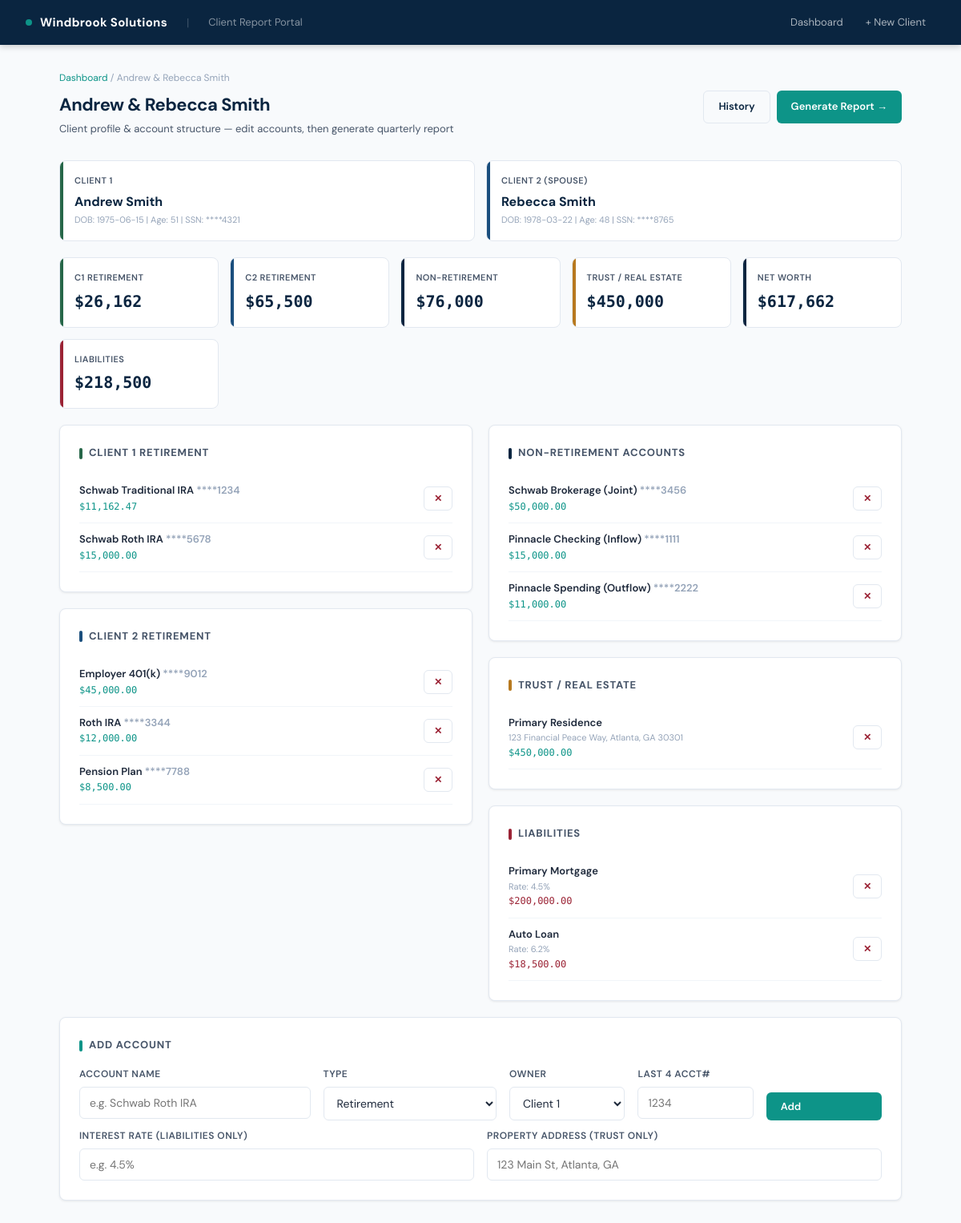
Screenshot of /client/1 with the database file from the repository.
### tables this page shows
CREATE TABLE clients (
            id INTEGER PRIMARY KEY AUTOINCREMENT,
            name TEXT NOT NULL,
            c1_name TEXT, c1_dob TEXT, c1_ssn TEXT,
            c2_name TEXT, c2_dob TEXT, c2_ssn TEXT,
            monthly_inflow REAL DEFAULT 0,
            monthly_outflow REAL DEFAULT 0,
            insurance_deductibles REAL DEFAULT 0,
            private_reserve_balance REAL DEFAULT 0,
            schwab_investment_balance REAL DEFAULT 0,
            last_report_date TEXT,
            created_at TEXT DEFAULT CURRENT_TIMESTAMP
        );

CREATE TABLE accounts (
            id INTEGER PRIMARY KEY AUTOINCREMENT,
            client_id INTEGER NOT NULL,
            account_type TEXT NOT NULL,
            owner TEXT,
            account_name TEXT NOT NULL,
            last_four TEXT,
            balance REAL DEFAULT 0,
            cash_balance REAL DEFAULT 0,
            interest_rate TEXT,
            property_address TEXT,
            sort_order INTEGER DEFAULT 0,
            FOREIGN KEY (client_id) REFERENCES clients(id)
        );

### app.py (the view)
@app.route('/client/<int:client_id>')
def client_profile(client_id):
    client, accounts = get_client_full(client_id)
    if not client:
        return redirect(url_for('dashboard'))
    totals = calculate_totals(client, accounts)
    return render_template('client_profile.html',
        client=client, accounts=accounts, totals=totals,
        age1=calc_age(client.get('c1_dob')),
        age2=calc_age(client.get('c2_dob')),
        ret_c1=[a for a in accounts if a['account_type']=='retirement' and a['owner']=='client1'],
        ret_c2=[a for a in accounts if a['account_type']=='retirement' and a['owner']=='client2'],
        non_ret=[a for a in accounts if a['account_type']=='non_retirement'],
        trust=[a for a in accounts if a['account_type']=='trust'],
        liabilities=[a for a in accounts if a['account_type']=='liability'],
    )

### templates/client_profile.html (shortened to what this page needs)
{% extends "base.html" %}
{% block content %}
<div class="page">
    <div class="breadcrumb"><a href="/">Dashboard</a> / {{ client.name }}</div>
    <div class="page-header">
        <div>
            <h1>{{ client.name }}</h1>
            <p>Client profile & account structure — edit accounts, then generate quarterly report</p>
        </div>
        <div class="btn-group">
            <a href="/client/{{ client.id }}/history" class="btn btn-ghost">History</a>
            <a href="/client/{{ client.id }}/entry" class="btn btn-teal">Generate Report →</a>
        </div>
    </div>
    <div style="display:grid; grid-template-columns: 1fr{% if client.c2_name %} 1fr{% endif %}; gap:14px; margin-bottom:20px;">
        <div class="stat-tile green">
            <div class="stat-label">Client 1</div>
            <div style="font-size:16px; font-weight:700; color:var(--navy); margin-top:4px;">{{ client.c1_name }}</div>
            <div class="stat-sub">{% if client.c1_dob %}DOB: {{ client.c1_dob }}  |  Age: {{ age1 }}{% endif %}  |  SSN: ****{{ client.c1_ssn }}</div>
        </div>
        {% if client.c2_name %}
        <div class="stat-tile blue">
            <div class="stat-label">Client 2 (Spouse)</div>
            <div style="font-size:16px; font-weight:700; color:var(--navy); margin-top:4px;">{{ client.c2_name }}</div>
            <div class="stat-sub">{% if client.c2_dob %}DOB: {{ client.c2_dob }}  |  Age: {{ age2 }}{% endif %}  |  SSN: ****{{ client.c2_ssn }}</div>
        </div>
        {% endif %}
    </div>
    <div class="stats-row">
        <div class="stat-tile green">
            <div class="stat-label">C1 Retirement</div>
            <div class="stat-value">${{ "{:,.0f}".format(totals.c1_retirement) }}</div>
        </div>
        <div class="stat-tile blue">
            <div class="stat-label">C2 Retirement</div>
            <div class="stat-value">${{ "{:,.0f}".format(totals.c2_retirement) }}</div>
        </div>
        <div class="stat-tile navy">
            <div class="stat-label">Non-Retirement</div>
            <div class="stat-value">${{ "{:,.0f}".format(totals.non_retirement) }}</div>
        </div>
        <div class="stat-tile gold">
            <div class="stat-label">Trust / Real Estate</div>
            <div class="stat-value">${{ "{:,.0f}".format(totals.trust) }}</div>
        </div>
        <div class="stat-tile navy">
            <div class="stat-label">Net Worth</div>
            <div class="stat-value">${{ "{:,.0f}".format(totals.net_worth) }}</div>
        </div>
        <div class="stat-tile red">
            <div class="stat-label">Liabilities</div>
            <div class="stat-value">${{ "{:,.0f}".format(totals.liabilities) }}</div>
        </div>
    </div>
    <div style="display:grid; grid-template-columns:1fr 1fr; gap:20px;">
        <div>
            <div class="card">
                <div class="card-title"><span class="stripe" style="background:var(--green)"></span>Client 1 Retirement</div>
                {% for acc in ret_c1 %}
                <div style="display:flex; align-items:center; justify-content:space-between; padding:10px 0; border-bottom:1px solid var(--gray-100);">
                    <div>
                        <div style="font-weight:600; font-size:13px;">{{ acc.account_name }} {% if acc.last_four %}<span style="color:var(--gray-400);">****{{ acc.last_four }}</span>{% endif %}</div>
                        <div style="font-size:12px; color:var(--teal); font-family:'DM Mono',monospace;">${{ "{:,.2f}".format(acc.balance) }}</div>
                    </div>
                    <form method="POST" action="/client/{{ client.id }}/delete-account/{{ acc.id }}" onsubmit="return confirm('Remove this account?')">
                        <button class="btn btn-ghost btn-sm" style="color:var(--red);">✕</button>
                    </form>
                </div>
                {% else %}
                <div style="color:var(--gray-400); font-size:13px;">No accounts added yet.</div>
                {% endfor %}
            </div>
            <div class="card">
                <div class="card-title"><span class="stripe" style="background:var(--blue)"></span>Client 2 Retirement</div>
                {% for acc in ret_c2 %}
                <div style="display:flex; align-items:center; justify-content:space-between; padding:10px 0; border-bottom:1px solid var(--gray-100);">
                    <div>
                        <div style="font-weight:600; font-size:13px;">{{ acc.account_name }} {% if acc.last_four %}<span style="color:var(--gray-400);">****{{ acc.last_four }}</span>{% endif %}</div>
                        <div style="font-size:12px; color:var(--teal); font-family:'DM Mono',monospace;">${{ "{:,.2f}".format(acc.balance) }}</div>
                    </div>
                    <form method="POST" action="/client/{{ client.id }}/delete-account/{{ acc.id }}" onsubmit="return confirm('Remove this account?')">
                        <button class="btn btn-ghost btn-sm" style="color:var(--red);">✕</button>
                    </form>
                </div>
                {% else %}
                <div style="color:var(--gray-400); font-size:13px;">No accounts added yet.</div>
                {% endfor %}
            </div>
        </div>
        <div>
            <div class="card">
                <div class="card-title"><span class="stripe" style="background:var(--navy)"></span>Non-Retirement Accounts</div>
                {% for acc in non_ret %}
                <div style="display:flex; align-items:center; justify-content:space-between; padding:10px 0; border-bottom:1px solid var(--gray-100);">
                    <div>
                        <div style="font-weight:600; font-size:13px;">{{ acc.account_name }} {% if acc.last_four %}<span style="color:var(--gray-400);">****{{ acc.last_four }}</span>{% endif %}</div>
                        <div style="font-size:12px; color:var(--teal); font-family:'DM Mono',monospace;">${{ "{:,.2f}".format(acc.balance) }}</div>
                    </div>
                    <form method="POST" action="/client/{{ client.id }}/delete-account/{{ acc.id }}" onsubmit="return confirm('Remove this account?')">
                        <button class="btn btn-ghost btn-sm" style="color:var(--red);">✕</button>
                    </form>
                </div>
                {% else %}
                <div style="color:var(--gray-400); font-size:13px;">No accounts added yet.</div>
                {% endfor %}
            </div>
            <div class="card">
                <div class="card-title"><span class="stripe" style="background:var(--gold)"></span>Trust / Real Estate</div>
                {% for acc in trust %}
                <div style="display:flex; align-items:center; justify-content:space-between; padding:10px 0; border-bottom:1px solid var(--gray-100);">
                    <div>
                        <div style="font-weight:600; font-size:13px;">{{ acc.account_name }}</div>
                        {% if acc.property_address %}<div style="font-size:11px; color:var(--gray-400);">{{ acc.property_address }}</div>{% endif %}
                        <div style="font-size:12px; color:var(--teal); font-family:'DM Mono',monospace;">${{ "{:,.2f}".format(acc.balance) }}</div>
                    </div>
                    <form method="POST" action="/client/{{ client.id }}/delete-account/{{ acc.id }}" onsubmit="return confirm('Remove this account?')">
                        <button class="btn btn-ghost btn-sm" style="color:var(--red);">✕</button>
                    </form>
                </div>
                {% else %}
                <div style="color:var(--gray-400); font-size:13px;">No trust accounts added yet.</div>
                {% endfor %}
            </div>
            <div class="card">
                <div class="card-title"><span class="stripe" style="background:var(--red)"></span>Liabilities</div>
                {% for acc in liabilities %}
                <div style="display:flex; align-items:center; justify-content:space-between; padding:10px 0; border-bottom:1px solid var(--gray-100);">
                    <div>
                        <div style="font-weight:600; font-size:13px;">{{ acc.account_name }}</div>
                        {% if acc.interest_rate %}<div style="font-size:11px; color:var(--gray-400);">Rate: {{ acc.interest_rate }}</div>{% endif %}
                        <div style="font-size:12px; color:var(--red); font-family:'DM Mono',monospace;">${{ "{:,.2f}".format(acc.balance) }}</div>
                    </div>
                    <form method="POST" action="/client/{{ client.id }}/delete-account/{{ acc.id }}" onsubmit="return confirm('Remove this account?')">
                        <button class="btn btn-ghost btn-sm" style="color:var(--red);">✕</button>
                    </form>
                </div>
                {% else %}
                <div style="color:var(--gray-400); font-size:13px;">No liabilities added yet.</div>
                {% endfor %}
            </div>
        </div>
    </div>
    <div class="card">
        <div class="card-title"><span class="stripe" style="background:var(--teal)"></span>Add Account</div>
        <form method="POST" action="/client/{{ client.id }}/add-account">
            <div class="form-grid" style="grid-template-columns: 2fr 1.5fr 1fr 1fr 1fr;">
                <div class="form-group" style="margin:0">
                    <label class="form-label">Account Name</label>
                    <input class="form-input" type="text" name="account_name" placeholder="e.g. Schwab Roth IRA" required>
                </div>
                <div class="form-group" style="margin:0">
                    <label class="form-label">Type</label>
                    <select class="form-input" name="account_type" required>
                        <option value="retirement">Retirement</option>
                    </select>
                </div>
                <div class="form-group" style="margin:0">
                    <label class="form-label">Owner</label>
                    <select class="form-input" name="owner">
                        <option value="client1">Client 1</option>
                    </select>
                </div>
                <div class="form-group" style="margin:0">
                    <label class="form-label">Last 4 Acct#</label>
                    <input class="form-input" type="text" name="last_four" placeholder="1234" maxlength="4">
                </div>
                <div class="form-group" style="margin:0; display:flex; align-items:flex-end;">
                    <button type="submit" class="btn btn-teal" style="width:100%;">Add</button>
                </div>
            </div>
            <div class="form-grid" style="margin-top:10px; grid-template-columns:1fr 1fr;">
                <div class="form-group" style="margin:0">
                    <label class="form-label">Interest Rate (liabilities only)</label>
                    <input class="form-input" type="text" name="interest_rate" placeholder="e.g. 4.5%">
                </div>
                <div class="form-group" style="margin:0">
                    <label class="form-label">Property Address (trust only)</label>
                    <input class="form-input" type="text" name="property_address" placeholder="123 Main St, Atlanta, GA">
                </div>
            </div>
        </form>
    </div>
</div>
{% endblock %}

### templates/base.html (shortened to what this page needs)
<!DOCTYPE html>
<html lang="en">
<head>
</head>
<body>
    <nav class="topbar no-print">
        <a href="/" class="topbar-brand">
            <span class="dot"></span>
            Windbrook Solutions
        </a>
        <span class="topbar-sep">|</span>
        <span style="color:rgba(255,255,255,0.5); font-size:13px;">Client Report Portal</span>
        <nav class="topbar-nav">
            <a href="/" class="{% block nav_dash %}{% endblock %}">Dashboard</a>
            <a href="/client/new">+ New Client</a>
        </nav>
    </nav>
    {% block content %}{% endblock %}
</body>
</html>

### rows the page displays
clients: name "Andrew & Rebecca Smith", c1_name "Andrew Smith", c1_dob "1975-06-15", c1_ssn "4321", c2_name "Rebecca Smith", c2_dob "1978-03-22", c2_ssn "8765"
accounts: account_name "Schwab Traditional IRA", last_four "1234", balance "11,162.47"
accounts: account_name "Schwab Roth IRA", last_four "5678", balance "15,000.00"
accounts: account_name "Employer 401(k)", last_four "9012", balance "45,000.00"
accounts: account_name "Roth IRA", last_four "3344", balance "12,000.00"
accounts: account_name "Pension Plan", last_four "7788", balance "8,500.00"
accounts: account_name "Schwab Brokerage (Joint)", last_four "3456", balance "50,000.00"
accounts: account_name "Pinnacle Checking (Inflow)", last_four "1111", balance "15,000.00"
accounts: account_name "Pinnacle Spending (Outflow)", last_four "2222", balance "11,000.00"
accounts: account_name "Primary Residence", property_address "123 Financial Peace Way, Atlanta, GA 30301", balance "450,000.00"
accounts: account_name "Primary Mortgage", interest_rate "4.5%", balance "200,000.00"
accounts: account_name "Auto Loan", interest_rate "6.2%", balance "18,500.00"

### other values shown
{{ age1 }} "51"
{{ age2 }} "48"
{{ "{:,.0f}".format(totals.c1_retirement) }} "26,162"
{{ "{:,.0f}".format(totals.c2_retirement) }} "65,500"
{{ "{:,.0f}".format(totals.non_retirement) }} "76,000"
{{ "{:,.0f}".format(totals.trust) }} "450,000"
{{ "{:,.0f}".format(totals.net_worth) }} "617,662"
{{ "{:,.0f}".format(totals.liabilities) }} "218,500"
